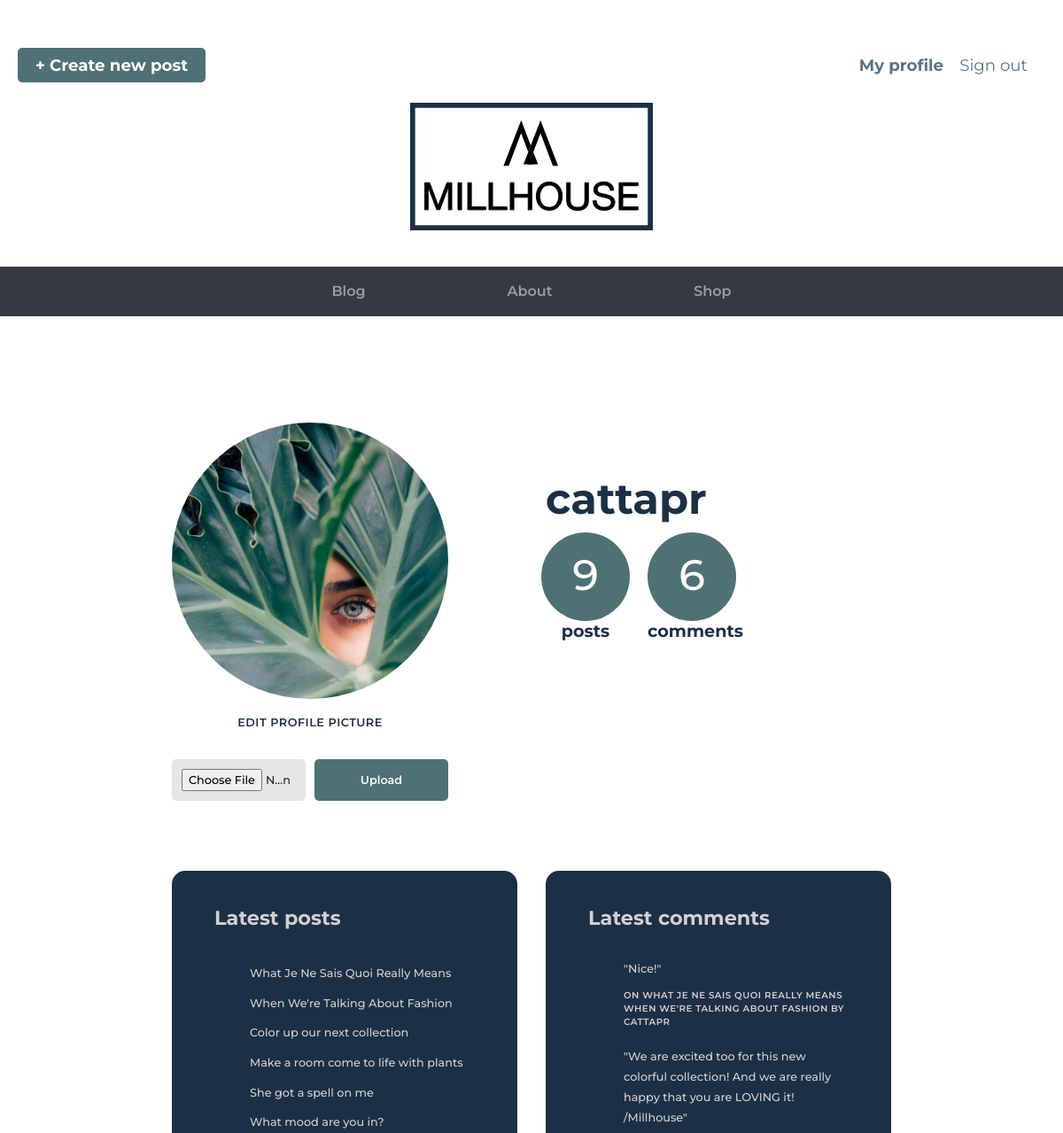
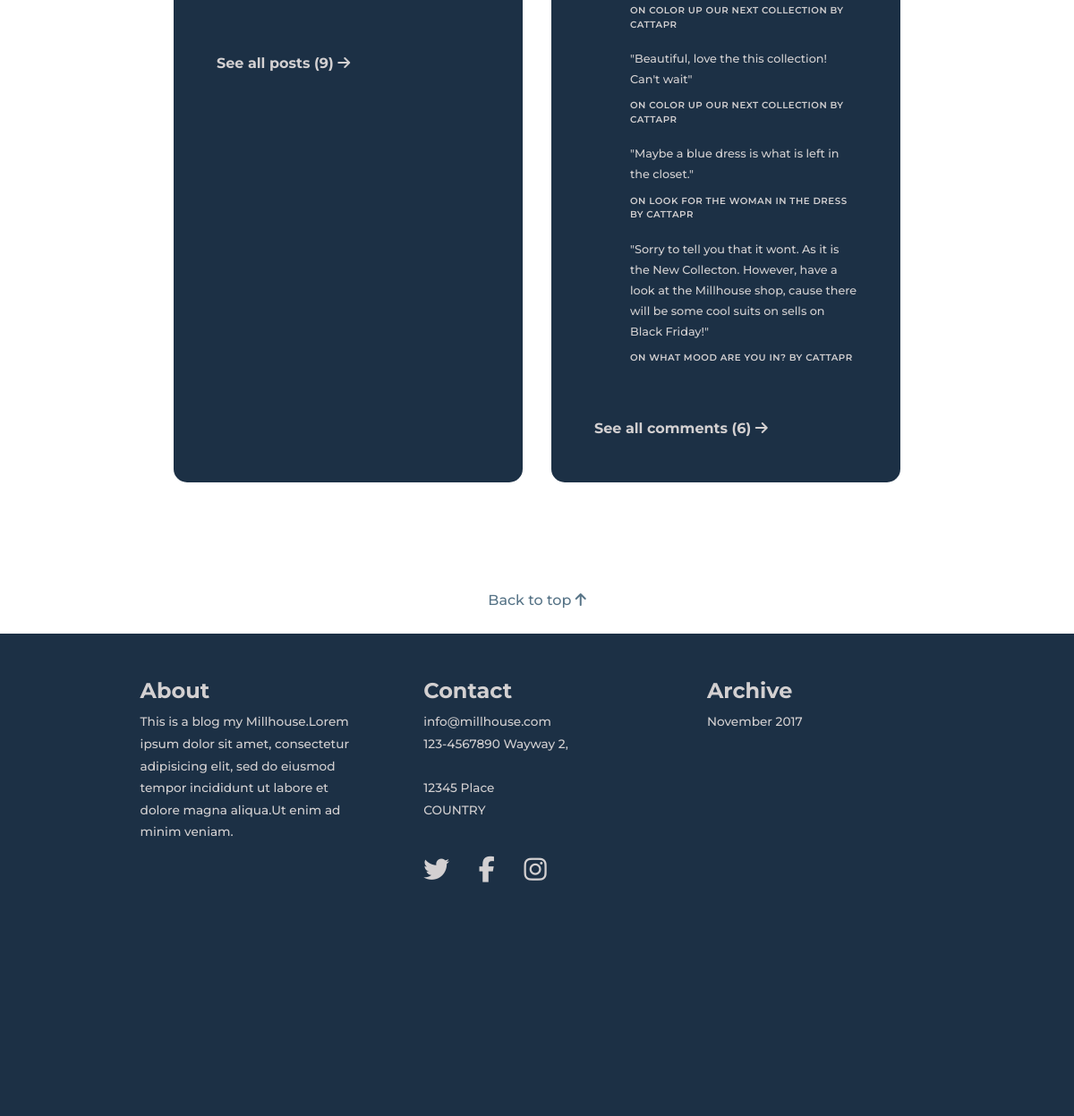
The app's page /profile.php (signed in) with its own data (2 pictures, top to bottom).
### tables this page shows
CREATE TABLE `users` (
  `id` int(11) NOT NULL,
  `username` varchar(50) NOT NULL,
  `password` varchar(2000) NOT NULL,
  `email` varchar(200) NOT NULL,
  `profilepic` varchar(200) NOT NULL
);

CREATE TABLE `posts` (
  `postID` int(11) NOT NULL,
  `userID` int(11) NOT NULL,
  `title` varchar(200) NOT NULL,
  `post` text NOT NULL,
  `created` datetime NOT NULL,
  `category` varchar(200) NOT NULL,
  `image` varchar(1000) NOT NULL,
  `alt_text` varchar(250) NOT NULL
);

CREATE TABLE `comments` (
  `commentID` int(11) NOT NULL,
  `postID` int(11) NOT NULL,
  `userID` int(11) NOT NULL,
  `name` varchar(200) NOT NULL,
  `email` varchar(200) NOT NULL,
  `comment` varchar(10000) NOT NULL,
  `created` datetime NOT NULL
);

### logic/profile_db.php (called while the page is built)
<?php
require "partials/database.php";
       $statement1 = $pdo->prepare("SELECT COUNT(*) FROM posts where userID = :userID");
       $statement1->execute(array(
       ":userID" => $_SESSION["user"]["id"]
   ));
       $count1 = $statement1->fetch(PDO::FETCH_ASSOC);
       $statement2 = $pdo->prepare("SELECT title, post, created, postID
	   FROM posts
	   INNER JOIN users ON posts.userID = users.id
	   WHERE userID = :userID
	   ORDER BY postID DESC
	   LIMIT 5");
       $statement2->execute(array(
       ":userID" => $_SESSION["user"]["id"]
   ));
       $count2 = $statement2 ->fetchAll(PDO::FETCH_ASSOC);
       $statement3 = $pdo->prepare("SELECT COUNT(*) FROM comments where userID = :userID");
       $statement3->execute(array(
       ":userID" => $_SESSION["user"]["id"]
   ));
       $count3 = $statement3->fetch(PDO::FETCH_ASSOC);
       $statement4 = $pdo->prepare("SELECT *
	   FROM comments
	   JOIN posts ON comments.postID = posts.postID
	   WHERE comments.userID = :userID
	   ORDER BY commentID DESC
	   LIMIT 5");
       $statement4->execute(array(
       ":userID" => $_SESSION["user"]["id"]
   ));
         $count4 = $statement4->fetchAll(PDO::FETCH_ASSOC);
$userInfo = $pdo->prepare("SELECT * FROM users
WHERE id = :userID");
$userInfo->execute(array(
":userID" => $_SESSION['user']['id']));
$info = $userInfo ->fetchALL(PDO::FETCH_ASSOC);

### logic/archive_monthlist_db.php (called while the page is built)
<?php
require 'partials/database.php';
?>
<?php
	$statement = $pdo->prepare("
	SELECT created
	FROM posts
	GROUP BY MONTH(created), YEAR(created)
	ORDER BY created DESC
	");
	$statement->execute();
	$archive_monthlist = $statement->fetchAll(PDO::FETCH_ASSOC);

### profile.php (the view, shortened to what this page needs)
<?php
require 'partials/head.php';
require 'logic/profile_db.php';
?>
<body id="profile">
	<?php require 'partials/header.php';?>
	<main class="profile_main" role="main">
		<div class="profileWrapper">
			<div class="profileheader">
				<div class="profileheader__image center">
					<div class="profileheader__image--center">
						<figure class="profileheader__image--frame">
							<img src="<?= $info[0]['profilepic'] ?>" alt="">
						</figure>
						<h5>Edit profile picture</h5>
						<form class="profileheader__image--form" action="logic/profilepic_form.php" method="post" enctype="multipart/form-data">
							<input class="input_upload" type="file" name="uploaded_file">
							<input class="button button_turquoise" type="submit" name="submit" value="Upload">
						</form>
					</div>
				</div>
				<div class="profileheader__info">
					<div class="profileheader__info--name">
						<h1>
							<?= $_SESSION["user"]["username"]; ?>
						</h1>
					</div>
					<div class="numberInfo center">
						<?php foreach($count1 as $c1) { ?>
							<div class="numberOfposts">
								<a href="user_posts.php">
									<p class="number"><?= $c1 ?></p>
									<h2>posts</h2>
								</a>
							</div>
						<?php } ?>
						<?php foreach($count3 as $c3) { ?>
							<div class="numberOfcomments">
								<a href="user_comments.php">
									<p class="number">
										<?= $c3 ?>
									</p>
									<h2>comments</h2><br/>
								</a>
							</div>
						<?php } ?>
					</div>
				</div>
			</div>
			<div class="latestInfo">
				<div class="latestPosts">
					<h3>Latest posts</h3>
					<ul>
						<?php foreach($count2 as $c2) { ?>
							<li>
								<a href="single_post.php?postID=<?= $c2['postID'] ?>"><?= $c2['title'] ?></a>
							</li>
						<?php } ?>
					</ul><br/>
						<?php foreach($count1 as $c1) {	?>
							<a class="seeall_link" href="user_posts.php">See all posts (<?= $c1 ?>) <i class="fa fa-arrow-right" aria-hidden="true"></i></a>
						<?php } ?>
				</div>
				<div class="latestComments">
					<h3>Latest comments</h3>
				<ul>
					<?php foreach($count4 as $c4) { ?>
						<li>
							<p>"<?= $c4['comment'] ?>"</p>
							<small>
								on <a href="single_post.php?postID=<?= $c4['postID'] ?>">
									<?= $c4['title'] ?>
									</a>
								by <?= $c4['name'] ?>
							</small><br/>
						</li>
					<?php } ?>
				</ul><br/>
				<?php foreach($count3 as $c3) { ?>
					<a class="seeall_link" href="user_comments.php">
						See all comments (<?= $c3 ?>)
						<i class="fa fa-arrow-right" aria-hidden="true"></i>
					</a>
				<?php } ?>
			</div>
		</div>
	</div>
<?php require 'partials/footer.php'; ?>

### partials/head.php (shortened to what this page needs)
<!DOCTYPE html>
<html lang="en">
	<head>
		<link rel="stylesheet" href="https://maxcdn.bootstrapcdn.com/bootstrap/4.0.0-beta.2/css/bootstrap.min.css">
		<link rel="stylesheet" type="text/css" href="css/style.css">
	</head>

### partials/header.php (shortened to what this page needs)
<header role="banner">
	<div class="login_signup--tablet">
		<?php
		if(isset($_SESSION["user"])){ ?>
			<div class="header__usernav--loggedin">
				<p class="new__post">
					<a class="button_large button_turquoise button" href="../new_post.php">+ Create new post</a>
				</p>
				<p class="header__usernav--loggedin">
					<a href="../profile.php">My profile</a>
					<a href="../logic/logout.php">Sign out</a>
				</p>
			</div>
			<?php } ?>
	</div>
	<div class="header__inner">
		<a href="../index.php">
			<img src="../img/millhouse-logo.svg" alt="Millhouse logo" class="logo">
			</a>
	</div>
	<nav role="navigation" class="navbar navbar-expand-sm navbar-dark bg-dark justify-content-end">
		<div class="collapse navbar-collapse justify-content-center" id="navbarNav">
			<ul class="navbar-nav">
				<li class="nav-item">
					<a class="nav-link" href="../index.php" id="nav-blog">Blog</a>
				</li>
				<li class="nav-item">
					<a class="nav-link" href="../about.php" id="nav-about">About</a>
				</li>
				<li class="nav-item">
					<a class="nav-link" href="http://millhouse.com" target="_blank">Shop</a>
				</li>
			</ul>
		</div>
	</nav>
</header>

### partials/footer.php (shortened to what this page needs)
</main>
<a class="top" href="#top">Back to top <i class="fa fa-arrow-up" aria-hidden="true"></i></a>
<footer role="contentinfo">
	<div class="footer-inner">
		<ul>
			<li class="footer-inner__info about">
			   <H4>About</H4>
				<p>This is a blog my Millhouse.Lorem ipsum dolor sit amet, consectetur adipisicing elit, sed do eiusmod tempor incididunt ut labore et dolore magna aliqua.Ut enim ad minim veniam.</p>
			</li>
			<li class="footer-inner__info contact">
			   <H4>Contact</H4>
				<p>info@millhouse.com <br> 123-4567890 Wayway 2,<br><br> 12345 Place<br> COUNTRY</p>
					<a href="www.twitter.com" target="_blank"><i class="fa fa-twitter" aria-hidden="true" ></i><span class="sr-only">Twitter</span></a>
					<a href="https://www.facebook.com/groups/509879569361835/" target="_blank">
					<i class="fa fa-facebook" aria-hidden="true"></i><span class="sr-only">Facebook</span></a>
					<a href="www.instagram.com" target="_blank"><i class="fa fa-instagram" aria-hidden="true"></i><span class="sr-only">Instagram</span></a>
			</li>
			<li class="footer-inner__info archive">
				<H4>Archive</H4>
				<?php require 'logic/archive_monthlist_db.php'; ?>
				<?php require 'partials/archive_monthlist.php'; ?>
			</li>
	   </ul>
	</div>
</footer>
</body>
</html>

### partials/archive_monthlist.php
<?php
foreach ($archive_monthlist as $month) {
		$date = date_create($month['created']);
		$month_year = date_format($date, 'F' . ' ' . 'Y');
		?>
		<p>
			<a href="archive.php?month=<?= urlencode($month_year)?>">
				<?= $month_year ?>
			</a>
		</p>
<?php }
?>

### records on screen
users: profilepic (picture)
posts: title "What Je Ne Sais Quoi Really Means When We're Talking About Fashion"
posts: title "Color up our next collection"
posts: title "Make a room come to life with plants"
posts: title "She got a spell on me"
posts: title "What mood are you in?"
comments: comment "Nice!", postID.title "WHAT JE NE SAIS QUOI REALLY MEANS WHEN WE'RE TALKING ABOUT FASHION", name "CATTAPR"
comments: comment "We are excited too for this new colorful collection! And we are really happy that you are LOVING it! /Millhouse", postID.title "COLOR UP OUR NEXT COLLECTION", name "CATTAPR"
comments: comment "Beautiful, love the this collection! Can't wait", postID.title "COLOR UP OUR NEXT COLLECTION", name "CATTAPR"
comments: comment "Maybe a blue dress is what is left in the closet.", postID.title "LOOK FOR THE WOMAN IN THE DRESS", name "CATTAPR"
comments: comment "Sorry to tell you that it wont. As it is the New Collecton. However, have a look at the Millhouse shop, cause there will be some cool suits on sells on Black Friday!", postID.title "WHAT MOOD ARE YOU IN?", name "CATTAPR"

### other values on screen
$_SESSION["user"]["username"] "cattapr"
$c1 "9"
$c3 "6"
$month_year "November 2017"
